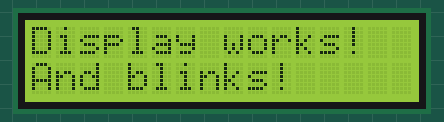
Simulated run of this sketch. Board: Arduino Uno, built with avr-gcc and run on an emulated ATmega328P. Parts: 16×2 character LCD.

Above: at 0.1 s.
At 0.6 s:
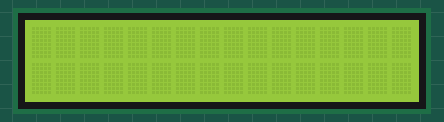

Measured:
- what the display in image 1 shows lasts 0.5 s, from 0.6 s to 1.1 s

The sketch:

lcd-hd44780.ino
```cpp
#include <LiquidCrystal.h>

#define PIN_RS 2
#define PIN_E 3
#define PIN_D4 4
#define PIN_D5 5
#define PIN_D6 6
#define PIN_D7 7

LiquidCrystal lcd(PIN_RS, PIN_E, PIN_D4, PIN_D5, PIN_D6, PIN_D7);


void setup() {
  lcd.begin(16, 2);
  lcd.setCursor(0, 0);
  lcd.print("Display works!");
  lcd.setCursor(0, 1);
  lcd.print("And blinks!");
//  lcd.blink();
}

void loop() {
//  lcd.noCursor();
//  delay(250);
//  lcd.cursor();
//  delay(250);
  lcd.display();
  delay(500);
  lcd.noDisplay();
  delay(500);
}
```
